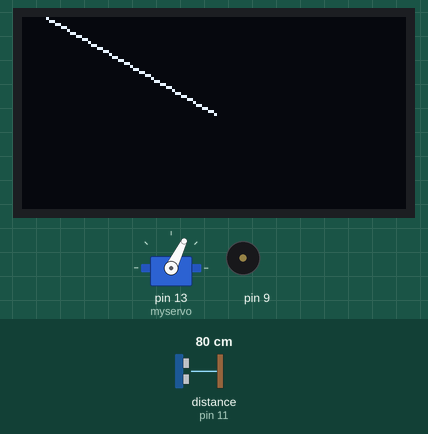
Simulated run of this sketch. Board: Arduino Uno, built with avr-gcc and run on an emulated ATmega328P. Shown: 128×64 one-colour display, servo, buzzer (waves = sounding). Wiring (inferred from the names in the program): ultrasonic range finder: trigger pin 10; echo pin 11. Inputs (shaded band) come from the test bench; at power-on: distance to the obstacle (sensor on pin 11) 80 cm. The echo pulse lasts 58.3 µs per cm; what the sketch prints to the serial monitor is not drawn.

Above: at 4.2 s.
4.3 s: distance to the obstacle (sensor on pin 11) set to 47 cm
7.3 s: distance to the obstacle (sensor on pin 11) set to 38 cm
At 8.52 s:
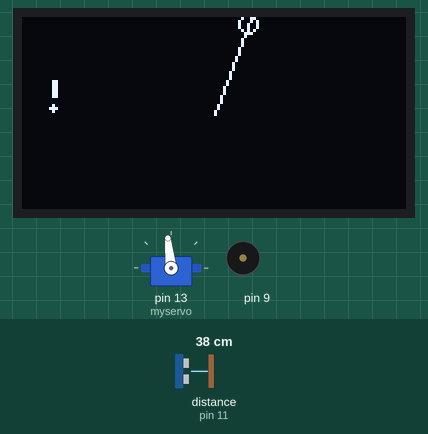
9.5 s: distance to the obstacle (sensor on pin 11) set to 60 cm
At 9.91 s:
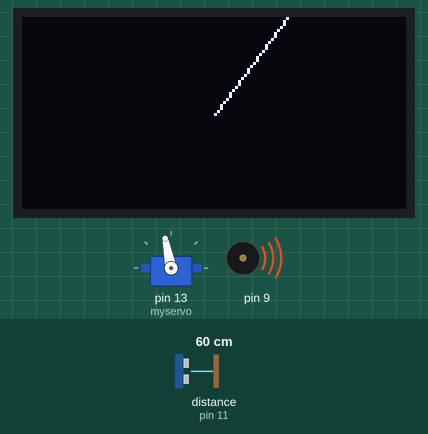
11.9 s: distance to the obstacle (sensor on pin 11) set to 2 cm
At 12.58 s:
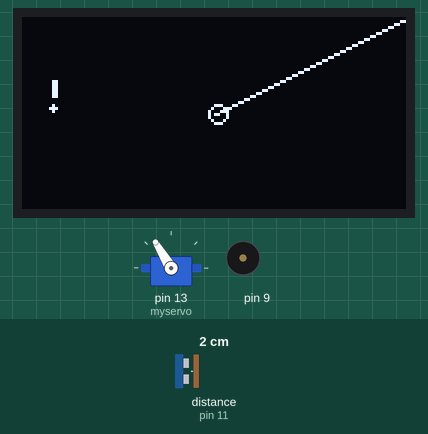
16.9 s: distance to the obstacle (sensor on pin 11) set to 299 cm
At 19.45 s:
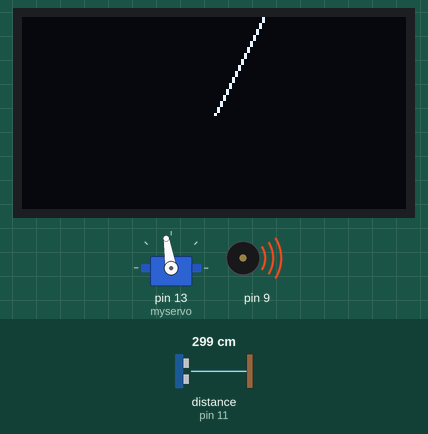
Timing chart, 0 to 43.3 s (numbered marks = the images above; inputs shaded):
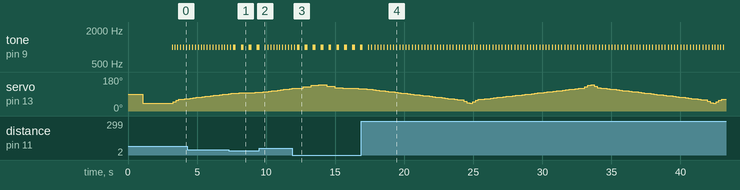

The sketch:

cool_sonar_final.ino
```cpp
/*
  File: cool_sonar_final
  Author: Yad Khoshnau
  Date: 2023-11-30
  Description: Program for operating arduino sonar
*/

#include <SPI.h>
#include <Wire.h>
#include <Adafruit_GFX.h>
#include <Adafruit_SSD1306.h>
#include <Servo.h>
#define Trig 10
#define Echo 11
#define Buzzer 9

/* Initialize Objects */
Adafruit_SSD1306 display(-1);
Servo myservo;


void setup() {
  // initialize with the I2C address 0x3C
  display.begin(SSD1306_SWITCHCAPVCC, 0x3C);
  pinMode(Trig, OUTPUT);
  pinMode(Echo, INPUT);
  pinMode(9, OUTPUT); /*piezo setup*/
  Serial.begin(9600);
  myservo.attach(13);
  delay(1000);
  myservo.write(40);  //Display message on oled
  display.clearDisplay();
  display.setTextSize(1);
  display.setTextColor(WHITE);
  display.setCursor(20, 10);
  display.println("booting up...");
  display.display();
  delay(2000);
}

// Global Variables
long distance, duration, Distance;

/*
  Function: loop
  Description: Main loop function that executes a series of functions.
  Parameters: None
  Returns: None
*/
void loop() {
  centerLeftToTopLeft();
  leftToRight();
  topRightToCenterRight();
  reverseLoops();
  servo();
}

/*
  Function: lowPitch
  Description: Plays a low-pitched sound when an object is not in range.
  Parameters: None
  Returns: None
*/
void lowPitch() {
  tone(9, 1000);  // Send 1KHz sound signal...
  delay(20);      // ...for 20 milliseconds
  noTone(9);      // Stop sound...
  delay(20);      // ...for 20 milliseconds
}

/*
  Function: highPitch
  Description: Plays a high-pitched sound when an object is in range.
  Parameters: None
  Returns: None
*/
void highPitch() {
  tone(9, 1000);
  delay(200);
  noTone(9);
  delay(200);
}


/*
  Function: centerLeftToTopLeft
  Description: Move the line from the center left to the top left.
  Parameters: None
  Returns: None
*/
void centerLeftToTopLeft() {
  int i;  // Loop variable for controlling the line movement
  for (i = 10; i >= 0; i -= 4) {
    int servomap = map(i, 0, 10, 60, 40);
    Distance = Distance_value();

    // Serial Print for debugging in the Processing IDE
    Serial.print(servomap);
    Serial.print(",");

    myservo.write(servomap);                // Set the servo motor position
    display.drawLine(64, 32, 0, i, WHITE);  // Draw a line on the display
    delay(100);
    lowPitch();  // Emit a low-pitched sound for objects out of range

    if (Distance >= 0 && Distance <= 40)  // If object is in range
    {
      // Map function for drawing a circle at the exact location of the object
      int xmap1 = map(Distance, 0, 40, 64, 0);
      int ymap1 = map(Distance, 0, 40, 32, i);

      display.clearDisplay();
      myservo.write(servomap);
      display.drawLine(64, 32, 0, i, WHITE);          // Draw a line on the display
      display.drawCircle(xmap1, ymap1, 3, WHITE);     // Draw object location circle
      display.fillCircle(10, 30, 1, WHITE);           // Object detection sign
      display.fillRoundRect(10, 20, 2, 8, 2, WHITE);  // Object detection sign
      display.display();
      delay(100);
      highPitch();  // Emit an alarm sound for objects in range
    }
  }
}

/*
  Function: leftToRight
  Description: Move the line from the left to the right.
  Parameters: None
  Returns: None
*/
void leftToRight() {
  int j;  // Loop variable for controlling the line movement
  for (j = 0; j <= 128; j += 4) {
    int servomap = map(j, 0, 128, 61, 120);
    Distance = Distance_value();

    // Serial Print for debugging in the Processing IDE
    Serial.print(servomap);
    Serial.print(",");

    if (Distance > 40) {
      display.clearDisplay();
      myservo.write(servomap);
      display.drawLine(64, 32, j, 0, WHITE);  // Draw a line on the display
      display.display();
      delay(100);
      lowPitch();  // Emit a low-pitched sound for objects out of range
    } else if (Distance >= 0 && Distance <= 40) {
      // Map function for drawing a circle at the exact location of the object
      int xmap2 = map(Distance, 0, 40, 64, j);
      int ymap2 = map(Distance, 0, 40, 32, 0);

      display.clearDisplay();
      myservo.write(servomap);
      display.drawLine(64, 32, j, 0, WHITE);          // Draw a line on the display
      display.drawCircle(xmap2, ymap2, 3, WHITE);     // Draw object location circle
      display.fillCircle(10, 30, 1, WHITE);           // Object detection sign
      display.fillRoundRect(10, 20, 2, 8, 2, WHITE);  // Object detection sign
      display.display();
      delay(100);
      highPitch();  // Emit an alarm sound for objects in range
    }
  }
}

/*
  Function: topRightToCenterRight
  Description: Move the line from the top right to the center right.
  Parameters: None
  Returns: None
*/
void topRightToCenterRight() {
  int k;  // Loop variable for controlling the line movement
  for (k = 0; k <= 10; k += 4) {
    int servomap = map(k, 0, 10, 121, 140);
    Distance = Distance_value();

    // Serial Print for debugging in the Processing IDE
    Serial.print(servomap);
    Serial.print(",");
    Serial.print(Distance);
    Serial.print(".");

    if (Distance > 40) {
      display.clearDisplay();
      myservo.write(servomap);
      display.drawLine(64, 32, 128, k, WHITE);  // Draw a line on the display
      display.display();
      delay(100);
      lowPitch();  // Emit a low-pitched sound for objects out of range
    } else if (Distance >= 0 && Distance <= 40) {
      // Map function for drawing a circle at the exact location of the object
      int xmap3 = map(Distance, 0, 40, 64, 128);
      int ymap3 = map(Distance, 0, 40, 32, k);

      display.clearDisplay();
      myservo.write(servomap);
      display.drawLine(64, 32, 128, k, WHITE);        // Draw a line on the display
      display.drawCircle(xmap3, ymap3, 3, WHITE);     // Draw object location circle
      display.fillCircle(10, 30, 1, WHITE);           // Object detection sign
      display.fillRoundRect(10, 20, 2, 8, 2, WHITE);  // Object detection sign
      display.display();
      delay(100);
      highPitch();  // Emit an alarm sound for objects in range
    }
  }
}


/*
  Function: reverseLoops
  Description: Reverses loops for moving the line from top left to center left.
  Parameters: None
  Returns: None
*/
void reverseLoops() {
  int l; // Loop variable for controlling the line movement
  for (l = 10; l >= 0; l -= 4) {
    int servomap = map(l, 10, 0, 140, 120);  // Map the servo values for positioning
    Distance = Distance_value();  // Get the distance sensor value by calling the function

    // Serial Print for debugging in the Processing IDE
    Serial.print(servomap);
    Serial.print(",");
    Serial.print(Distance);
    Serial.print(".");

    if (Distance > 40) {
      display.clearDisplay();
      myservo.write(servomap);
      display.drawLine(64, 32, 128, l, WHITE);  // Draw a line on the display
      display.display();
      delay(100);
      lowPitch(); // Emit a low-pitched sound for objects out of range
    } else if (Distance >= 0 && Distance <= 40) {
      // Map function for drawing a circle at the exact location of the object
      int xmap3 = map(Distance, 0, 40, 64, 128);
      int ymap3 = map(Distance, 0, 40, 32, l);

      display.clearDisplay();
      myservo.write(servomap);
      display.drawLine(64, 32, 128, l, WHITE);  // Draw a line on the display
      display.drawCircle(xmap3, ymap3, 3, WHITE);  // Draw object location circle
      display.fillCircle(10, 30, 1, WHITE);   // Object detection sign
      display.fillRoundRect(10, 20, 2, 8, 2, WHITE);  // Object detection sign
      display.display();
      delay(100);
      highPitch(); // Emit an alarm sound for objects in range
    }
  }
}


/*
  Function: servo
  Description: Executes servo movement loops to create a scanning motion.
  Parameters: None
  Returns: None
*/
void servo() {
  int m, n; // Loop variables for controlling the servo movement

  // Scanning motion from right to left
  for (m = 128; m >= 0; m -= 4) {
    int servomap = map(m, 128, 0, 121, 60);  // Map the servo values for positioning
    Distance = Distance_value();  // Get the distance sensor value by calling the function

    // Serial Print for debugging in the Processing IDE
    Serial.print(servomap);
    Serial.print(",");
    Serial.print(Distance);
    Serial.print(".");

    if (Distance > 40) {
      display.clearDisplay();
      myservo.write(servomap);
      display.drawLine(64, 32, m, 0, WHITE);  // Draw a line on the display
      display.display();
      delay(100);
      lowPitch(); // Emit a low-pitched sound for objects out of range
    } else if (Distance >= 0 && Distance <= 40) {
      // Map function for drawing a circle at the exact location of the object
      int xmap2 = map(Distance, 0, 40, 64, m);
      int ymap2 = map(Distance, 0, 40, 32, 0);

      display.clearDisplay();
      myservo.write(servomap);
      display.drawLine(64, 32, m, 0, WHITE);  // Draw a line on the display
      display.drawCircle(xmap2, ymap2, 3, WHITE);  // Draw object location circle
      display.fillCircle(10, 30, 1, WHITE);   // Object detection sign
      display.fillRoundRect(10, 20, 2, 8, 2, WHITE);  // Object detection sign
      display.display();
      delay(100);
      highPitch(); // Emit an alarm sound for objects in range
    }
  }

  // Scanning motion from left to right
  for (n = 0; n <= 10; n += 4) {
    int servomap = map(n, 0, 10, 60, 40);  // Map the servo values for positioning
    Distance = Distance_value();  // Get the distance sensor value by calling the function

    // Serial Print for debugging in the Processing IDE
    Serial.print(servomap);
    Serial.print(",");
    Serial.print(Distance);
    Serial.print(".");

    if (Distance > 40) {
      display.clearDisplay();
      myservo.write(servomap);
      display.drawLine(64, 32, 0, n, WHITE);  // Draw a line on the display
      display.display();
      delay(100);
      lowPitch(); // Emit a low-pitched sound for objects out of range
    } else if (Distance >= 0 && Distance <= 40) {
      // Map function for drawing a circle at the exact location of the object
      int xmap1 = map(Distance, 0, 40, 64, 0);
      int ymap1 = map(Distance, 0, 40, 32, n);

      display.clearDisplay();
      myservo.write(servomap);
      display.drawLine(64, 32, 0, n, WHITE);  // Draw a line on the display
      display.drawCircle(xmap1, ymap1, 3, WHITE);  // Draw object location circle
      display.fillCircle(10, 30, 1, WHITE);   // Object detection sign
      display.fillRoundRect(10, 20, 2, 8, 2, WHITE);  // Object detection sign
      display.display();
      delay(100);
      highPitch(); // Emit an alarm sound for objects in range
    }
  }
}

/*
  Function: Distance_value
  Description: Measure and return the distance using an ultrasonic sensor.
  Parameters: None
  Returns: Integer - Distance value in centimeters
*/
int Distance_value() {
  // Trigger the ultrasonic sensor to start the measurement
  digitalWrite(Trig, LOW);
  delayMicroseconds(2);
  digitalWrite(Trig, HIGH);
  delayMicroseconds(10);
  digitalWrite(Trig, LOW);

  // Measure the duration of the echo pulse
  duration = pulseIn(Echo, HIGH);

  // Calculate the distance in centimeters based on the speed of sound
  distance = (duration / 2) / 29.1;

  // Display the distance value on the OLED display
  display.setTextSize(1);
  display.setTextColor(WHITE);
  display.setCursor(100, 25);
  display.println(distance);
  delay(15);
  display.display();

  // Return the distance value
  return distance;
}
```

Measured:
- the behaviour switches between 42 and 41 cm on distance to the obstacle (sensor on pin 11) (found by bisection; images 0 and 1)
- after the input at 7.3 s, the display: first differs from a run without the input after 0.22 s (image 1 shows a later state)
- after the input at 9.5 s, the display: changes after 0.31 s (image 2)
- after the input at 11.9 s, the display: first differs from a run without the input after 0.25 s (image 3)
- after the input at 16.9 s, the display: first changes after 0.40 s (image 4 shows a later state)
- by itself, tone on pin 9: repeats every 0.23 s: 1000 Hz 0.02 s, silent 0.21 s
- what the display in image 1 shows lasts 0.6 s, from 8.1 s to 8.7 s
